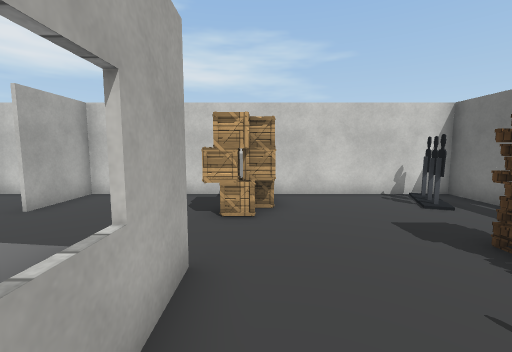
view 1 (above)

18 first-person views from a walk through a Unity game level. The camera is 1.5 m above the floor, tilts 6° down and sees 90° across. The floor is counted in squares, 1 m on a side. Each view is taken from the middle of a square. On the plan, view 1 faces up. The plan holds only what a view shows up to about 13 squares ahead; the rest is blank. The place goes on beyond the plan. The player is left out. Some surface patterns are stand-ins.

view 2
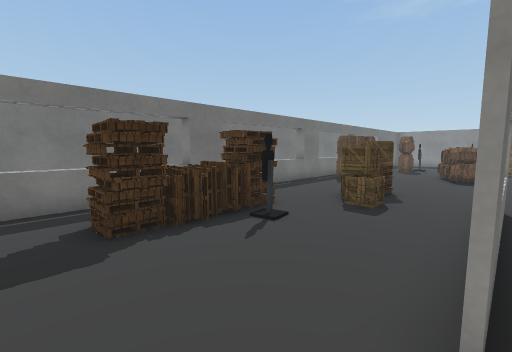

view 3
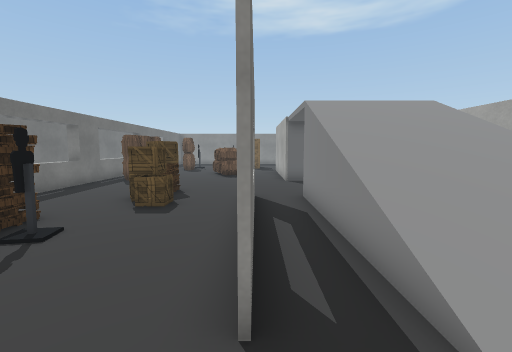

view 4
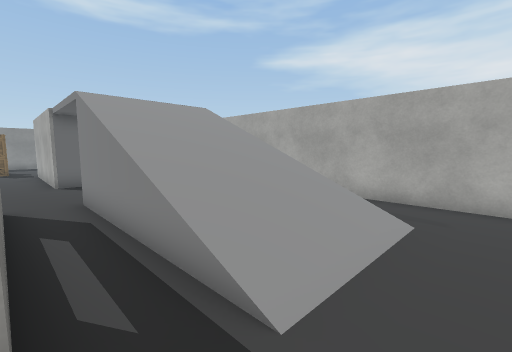

view 5
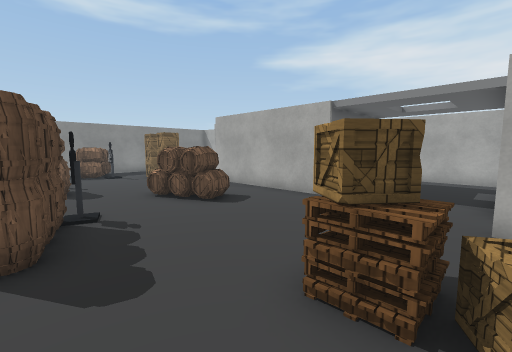

view 6
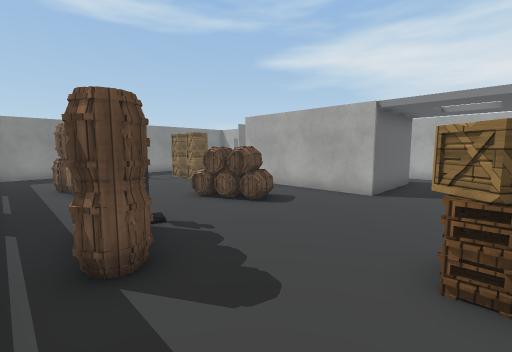

view 7
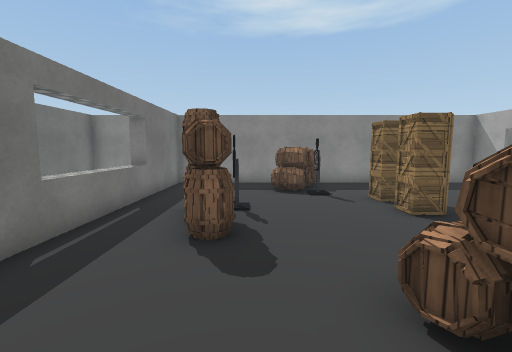

view 8
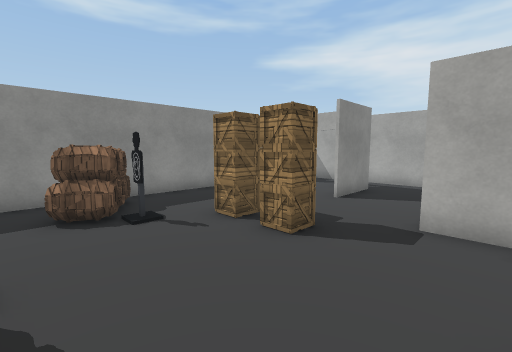

view 9
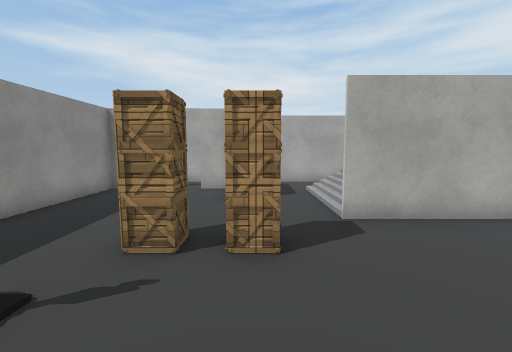

view 10
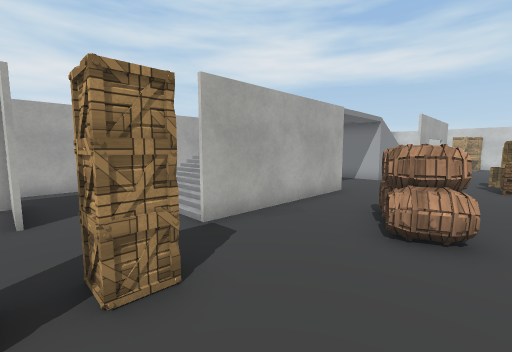

view 11
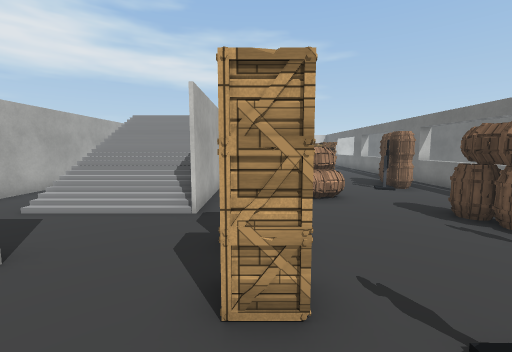

view 12
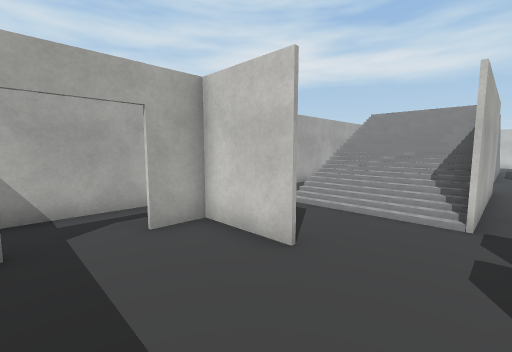

view 13
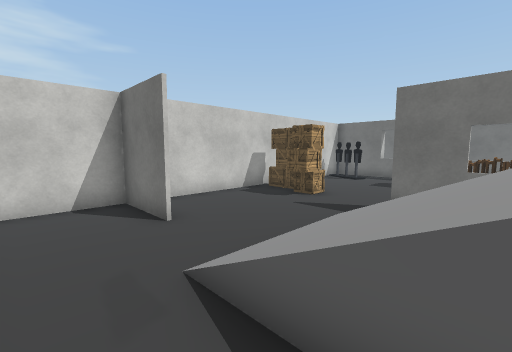

view 14
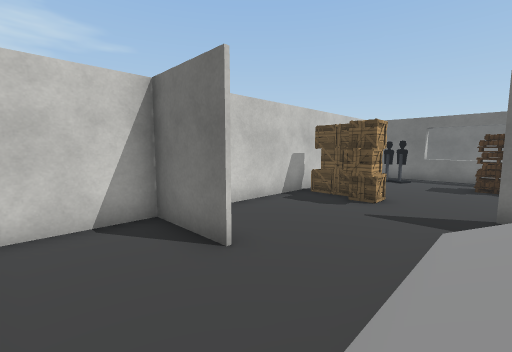

view 15
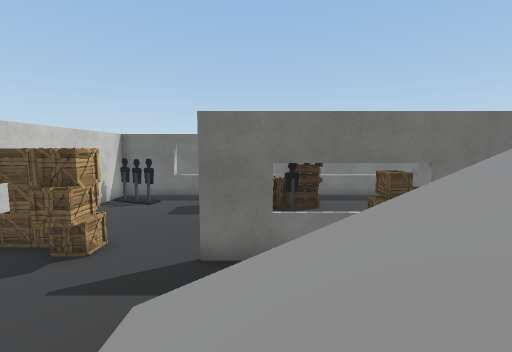

view 16
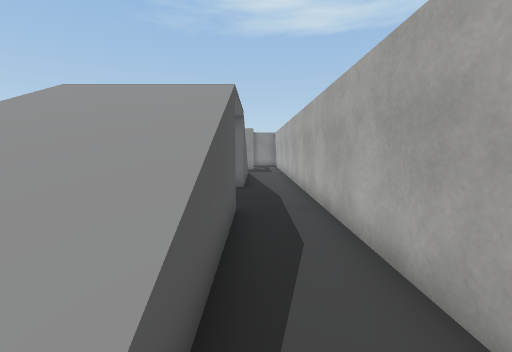

view 17
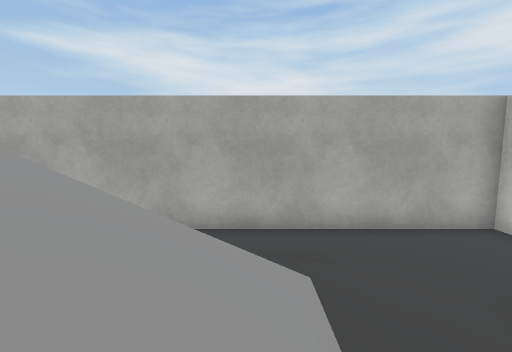

view 18
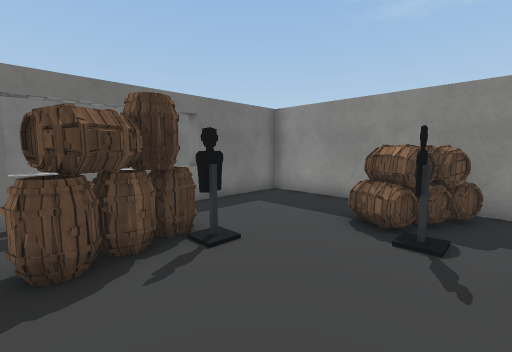

### Floor plan
Key: @ floor where view 1 was taken; # wall or solid block; . floor; / step, stairs or slope; = window, fence, low wall or low ledge; C crate; B barrel; L block; O other object.
Columns run from 9 left of view 1 to 9 right of it. Each row starts with its distance up from view 1.
  9 #################
  8 #..#.....C....O.#
  7 #..#.....C....O.=
  6 #.......CC......=
  5 #...............=
  4 #............OO.=
  3 #..////.#....OO =
  2 #..////.#....O  =
  1 #..////.=...OOO #
  0 #..////.=@...OO #
 -1 #..////.=.......#
 -2 #..////.#..C....=
 -3 #..////.#..CC...=
 -4 #..........CC...=
 -5 #..........C....=
 -6 #...............#
 -7 #..////.......B.L
 -8 #..////.......B.=
 -9 #..////..BB..BB.=
-10 #..////=.BB.....=
-11 #..////#.BBB....=
-12 #..////#..B.....L
-13 #..////#....BB..#
-14 #............B..=
-15 #.......C....BB.=
-16 #.###...C.......=
-17 #.#.....C.......=
-18 #.........BB....=
-19 #.........BB....=
-20   #......=B ....=
-21   #################

Positions as (right, up) in squares from view 1, and headings:
1: (0, 0), facing up
2: (-1, 5), facing down-right
3: (-1, 5), facing down
4: (-1, 5), facing down-left
5: (5, -3), facing down-left
6: (6, -4), facing down-left
7: (3, -9), facing down
8: (3, -12), facing down-left
9: (3, -15), facing left
10: (2, -16), facing up-left
11: (-1, -19), facing up
12: (-2, -19), facing up-left
13: (-8, 1), facing up-right
14: (-8, 3), facing up-right
15: (-6, 2), facing right
16: (-7, 3), facing down
17: (-3, 3), facing left
18: (0, -13), facing down-right
